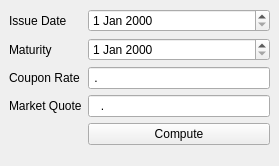
<?xml version="1.0" encoding="UTF-8"?>
<ui version="4.0">
 <class>BondForm</class>
 <widget class="QWidget" name="BondForm">
  <property name="geometry">
   <rect>
    <x>0</x>
    <y>0</y>
    <width>279</width>
    <height>166</height>
   </rect>
  </property>
  <property name="sizePolicy">
   <sizepolicy hsizetype="Minimum" vsizetype="Minimum">
    <horstretch>0</horstretch>
    <verstretch>0</verstretch>
   </sizepolicy>
  </property>
  <property name="windowTitle">
   <string>BondForm</string>
  </property>
  <widget class="QWidget" name="formLayoutWidget">
   <property name="geometry">
    <rect>
     <x>-1</x>
     <y>-1</y>
     <width>281</width>
     <height>178</height>
    </rect>
   </property>
   <layout class="QFormLayout" name="formLayout">
    <property name="sizeConstraint">
     <enum>QLayout::SetMinimumSize</enum>
    </property>
    <property name="margin">
     <number>10</number>
    </property>
    <item row="2" column="0">
     <widget class="QLabel" name="couponRateLabel">
      <property name="text">
       <string>Coupon Rate</string>
      </property>
     </widget>
    </item>
    <item row="2" column="1">
     <widget class="QLineEdit" name="CouponRateInput">
      <property name="inputMask">
       <string>0.00000; </string>
      </property>
     </widget>
    </item>
    <item row="3" column="0">
     <widget class="QLabel" name="marketQuoteLabel">
      <property name="text">
       <string>Market Quote</string>
      </property>
     </widget>
    </item>
    <item row="3" column="1">
     <widget class="QLineEdit" name="marketQuoteInput">
      <property name="inputMask">
       <string>000.0000; </string>
      </property>
     </widget>
    </item>
    <item row="1" column="0">
     <widget class="QLabel" name="maturityLabel">
      <property name="text">
       <string>Maturity</string>
      </property>
     </widget>
    </item>
    <item row="1" column="1">
     <widget class="QDateEdit" name="maturityEdit"/>
    </item>
    <item row="0" column="0">
     <widget class="QLabel" name="issueDateLabel">
      <property name="text">
       <string>Issue Date</string>
      </property>
     </widget>
    </item>
    <item row="0" column="1">
     <widget class="QDateEdit" name="issueDateEdit"/>
    </item>
    <item row="4" column="1">
     <widget class="QPushButton" name="addButton">
      <property name="text">
       <string>Compute</string>
      </property>
     </widget>
    </item>
   </layout>
  </widget>
 </widget>
 <resources/>
 <connections/>
</ui>
